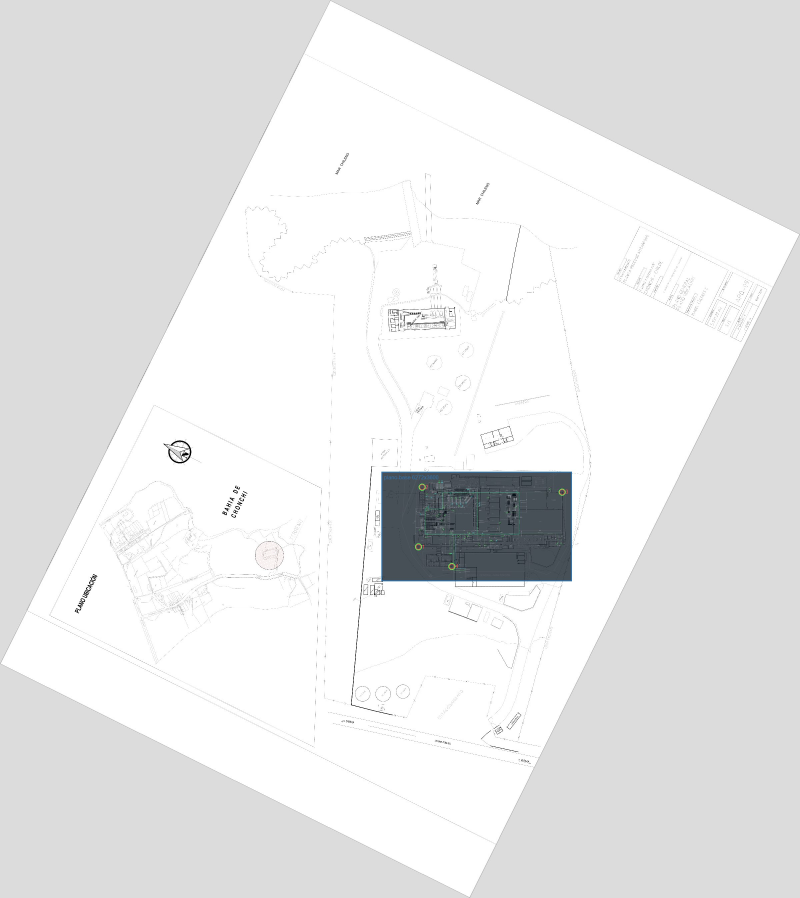
#> input picture scripts/recinto-expansion/thumbs/validate_overlay.jpg, 2400 x 2693 px, given in place of recinto completo.png, which was not available (shown at 1/3 size)
$ python validate-visual.py
#> lines starting #> are read from the running program, lines starting #| are printed output that depends on the picture; pictures that were not available may be replaced by others from this repository, and a replacement may not be noted
"""Fase 1 paso final — validacion visual de la transformacion afin.

Aplica la matriz afin al recinto, lo coloca en coords del plano-base, y
genera 3 imagenes de validacion:

  1. composite_overlay.jpg
     Recinto transformado en el bbox que incluye TANTO el recinto entero
     COMO el plano-base. El plano-base se superpone con alpha 0.7 en su
     posicion (0,0)-(6272,3600) DENTRO del bbox global. Se debe ver:
       - El recinto (gris) cubriendo todo el predio
       - El plano-base (oscuro con cañerias verdes) ENCIMA, calzando con el
         edificio en el recinto
     Si el edificio del plano-base se ve PEGADO al edificio del recinto -> OK.

  2. composite_building_zoom.jpg
     Crop centrado en el edificio (en coords del plano-base 0,0..6272,3600),
     mostrando solo esa region a mayor resolucion para verificar alineamiento.

  3. composite_corner_grid.jpg
     Igual al anterior pero con los 4 puntos clickeados marcados en ambas
     fuentes (recinto y plano-base), para validar que cada par coincide.

Salida en thumbs/ con prefijo 'validate_'.

Tecnica:
- PIL Image.transform(METHOD=AFFINE) usa la matriz INVERSA (output->input).
- Calculo la inversa de la afin y se la paso. Tambien escalo todo a 1/8 de
  la resolucion original del plano-base para que las imagenes pesen poco.
"""
import json, os, math
import numpy as np
from PIL import Image, ImageDraw, ImageFont

Image.MAX_IMAGE_PIXELS = None

ROOT = os.path.dirname(os.path.abspath(__file__))
OUT_DIR = os.path.join(ROOT, "thumbs")
os.makedirs(OUT_DIR, exist_ok=True)

# Inputs
RECINTO_SRC = r"C:\Users\pc hp\OneDrive\ANTARFOOD\Mapas\recinto completo.png"
PLANO_SRC = r"D:\a\APP leventamiento de insidencias en planta\apps\pwa\public\planos-aguas-assets\plano-base-dark.png"

with open(os.path.join(ROOT, "transform.json"), "r", encoding="utf-8") as f:
#> (reads scripts/recinto-expansion/transform.json from the repository)
    tr = json.load(f)
with open(os.path.join(ROOT, "points.json"), "r", encoding="utf-8") as f:
#> (reads scripts/recinto-expansion/points.json from the repository)
    pts = json.load(f)

a, b, c, d, e, f_ = (tr["matrix"][k] for k in "abcdef")
# Matriz forward: (x_plano, y_plano) = M * (x_recinto, y_recinto) + t
# Para PIL Image.transform AFFINE necesitamos la INVERSA: dado un pixel
# (x_dst, y_dst) en el output, devuelve (x_src, y_src) del input.

# Bbox total: union de plano-base (0,0)-(6272,3600) con recinto transformado
bb = tr["bbox_in_plano_coords"]
global_xmin = min(0, bb["x_min"])
global_ymin = min(0, bb["y_min"])
global_xmax = max(6272, bb["x_max"])
global_ymax = max(3600, bb["y_max"])
gW = global_xmax - global_xmin
gH = global_ymax - global_ymin
print(f"Bbox global (en coords plano-base): ({global_xmin:.1f},{global_ymin:.1f}) - ({global_xmax:.1f},{global_ymax:.1f})  size {gW:.0f}x{gH:.0f}")

# Reduzco a un canvas con ancho objetivo 2400 px para que la imagen pese poco
TARGET_W = 2400
DS = TARGET_W / gW  # downsample factor (display/global)
cw, ch = int(round(gW * DS)), int(round(gH * DS))
print(f"Canvas display: {cw}x{ch}  ds={DS:.5f}")

# Helper: coords plano-base (real) -> canvas display (px)
def p2c(x, y):
    return ((x - global_xmin) * DS, (y - global_ymin) * DS)

# 1) Renderizar el RECINTO en el canvas display
# La transformacion forward T mapea recinto -> plano. Quiero pintar
# cada pixel del canvas leyendo del recinto.
# Composicion total (output canvas -> recinto):
#   canvas (cx, cy) -> plano (px, py) = (cx/DS + global_xmin, cy/DS + global_ymin)
#   plano (px, py) -> recinto (rx, ry) = T^-1 (px, py)
# T es afin 2D. Matriz 2x3 forward:
M = np.array([[a, b, e],
              [c, d, f_],
              [0, 0, 1]], dtype=float)
Minv = np.linalg.inv(M)
print("M (recinto->plano):")
print(M[:2])
print("M^-1 (plano->recinto):")
print(Minv[:2])

# Para PIL: Image.transform(size, AFFINE, (a,b,c,d,e,f)) usa la matriz inversa
# (output -> input) en formato (x_in = a*x_out + b*y_out + c; y_in = d*x_out + e*y_out + f).
# Nuestra transformacion de output canvas -> recinto es:
#   x_recinto = M_inv * [cx/DS + xmin, cy/DS + ymin, 1]
# Lo expreso como afin de output canvas (cx, cy) -> recinto:
#   x_rec = (Minv[0,0]/DS) * cx + (Minv[0,1]/DS) * cy + (Minv[0,0]*global_xmin + Minv[0,1]*global_ymin + Minv[0,2])
#   y_rec = (Minv[1,0]/DS) * cx + (Minv[1,1]/DS) * cy + (Minv[1,0]*global_xmin + Minv[1,1]*global_ymin + Minv[1,2])
A_pil = Minv[0,0] / DS
B_pil = Minv[0,1] / DS
C_pil = Minv[0,0] * global_xmin + Minv[0,1] * global_ymin + Minv[0,2]
D_pil = Minv[1,0] / DS
E_pil = Minv[1,1] / DS
F_pil = Minv[1,0] * global_xmin + Minv[1,1] * global_ymin + Minv[1,2]

# Reduzco el recinto antes de transformar para que PIL no tenga que samplear
# desde una imagen de 18725 px. Uso un downsample del recinto y compenso en M.
# Para mayor calidad, uso 0.5x del recinto (= 9362 px lado largo).
RECINTO_DS = 0.5
recinto = Image.open(RECINTO_SRC).convert("RGB")
#> recinto is the input picture: PIL image 2400x2693 RGB; mean R, G, B 232.5, 232.8, 233.1
new_recinto_size = (int(recinto.size[0] * RECINTO_DS), int(recinto.size[1] * RECINTO_DS))
#> new_recinto_size = (1200, 1346)
recinto = recinto.resize(new_recinto_size, Image.LANCZOS)
#> recinto: PIL image 1200x1346 RGB
print(f"recinto reducido a {recinto.size}")
#| recinto reducido a (1200, 1346)
# Ajusto Minv para trabajar con recinto reducido: si downsampled, las coords
# de recinto deben ser x_red = x_rec * RECINTO_DS
# x_red = RECINTO_DS * (A*cx + B*cy + C)
A_pil2 = A_pil * RECINTO_DS
B_pil2 = B_pil * RECINTO_DS
C_pil2 = C_pil * RECINTO_DS
D_pil2 = D_pil * RECINTO_DS
E_pil2 = E_pil * RECINTO_DS
F_pil2 = F_pil * RECINTO_DS

recinto_warped = recinto.transform(
    (cw, ch),
    Image.AFFINE,
    (A_pil2, B_pil2, C_pil2, D_pil2, E_pil2, F_pil2),
    resample=Image.BILINEAR,
    fillcolor=(220, 220, 220),
)
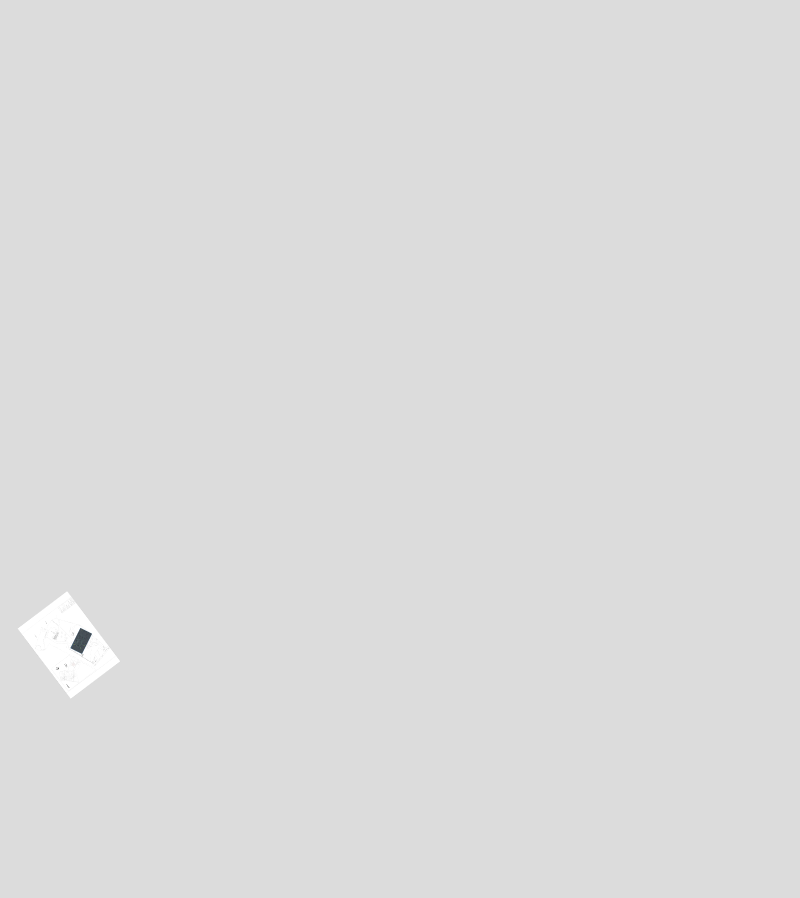
#> recinto_warped: PIL image 2400x2693 RGB (shown at 1/3 size); mean R, G, B 220.2, 220.2, 220.2
print("recinto warpeado al canvas")

# 2) Plano-base reducido y colocado en su posicion (0,0)-(6272,3600) dentro del canvas
plano = Image.open(PLANO_SRC).convert("RGB")
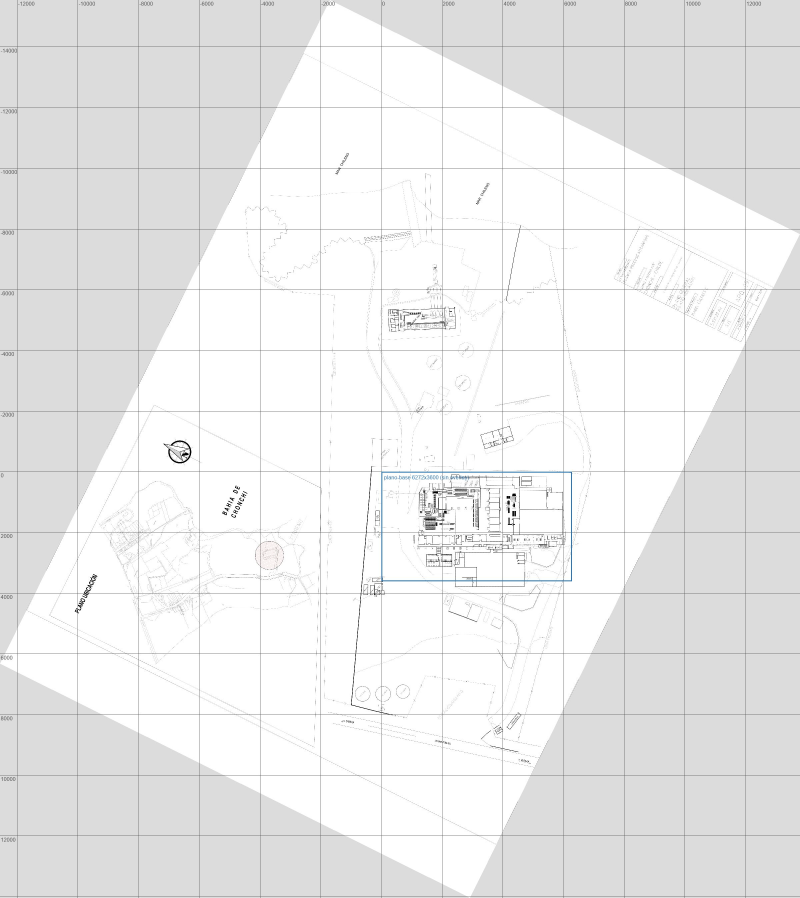
#> input picture scripts/recinto-expansion/thumbs/validate_panoramic.jpg, 2400 x 2693 px, given in place of plano-base-dark.png, which was not available (shown at 1/3 size)
#> plano is the input picture: PIL image 2400x2693 RGB; mean R, G, B 235.5, 235.6, 235.6
plano_target_w = int(round(6272 * DS))
plano_target_h = int(round(3600 * DS))
plano_small = plano.resize((plano_target_w, plano_target_h), Image.LANCZOS)
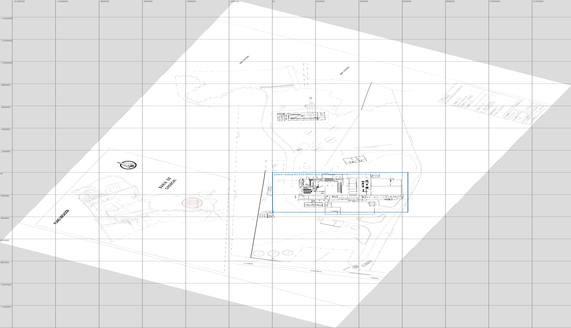
#> plano_small: PIL image 571x328 RGB; mean R, G, B 235.2, 235.3, 235.4
plano_offset = (int(round((0 - global_xmin) * DS)), int(round((0 - global_ymin) * DS)))
print(f"plano-base posicion en canvas: {plano_offset}, size {plano_small.size}")
#| plano-base posicion en canvas: (1144, 1415), size (571, 328)

# === Composite 1: overlay con alpha ===
canvas = recinto_warped.copy()
# Pego plano-base con alpha 0.75 (mezclo manualmente con su region)
region_box = (plano_offset[0], plano_offset[1], plano_offset[0]+plano_small.size[0], plano_offset[1]+plano_small.size[1])
#> region_box = (1144, 1415, 1715, 1743)
underlay = canvas.crop(region_box)
#> underlay: PIL image 571x328 RGB; every value is 220
mixed = Image.blend(underlay, plano_small, alpha=0.75)
canvas.paste(mixed, region_box)

# Dibujo los 4 puntos
draw = ImageDraw.Draw(canvas)
try:
    font = ImageFont.truetype("arial.ttf", 16)
except Exception:
    font = ImageFont.load_default()
for p in pts["points"]:
    # En coords del recinto, donde cae en el plano via M:
    rx, ry = p["recinto"]["x"], p["recinto"]["y"]
    px_pred = M[0,0]*rx + M[0,1]*ry + M[0,2]
    py_pred = M[1,0]*rx + M[1,1]*ry + M[1,2]
    cx, cy = p2c(px_pred, py_pred)
    # Tambien dibujo el punto real del plano (clickeado por el usuario)
    pxr, pyr = p["plano"]["x"], p["plano"]["y"]
    cxr, cyr = p2c(pxr, pyr)
    # circle predicho (rojo)
    r = 8
    draw.ellipse((cx-r, cy-r, cx+r, cy+r), outline=(255, 80, 80), width=2)
    # circle real (verde)
    draw.ellipse((cxr-r-2, cyr-r-2, cxr+r+2, cyr+r+2), outline=(80, 255, 80), width=2)
    draw.text((cx+10, cy-10), str(p["idx"]), fill=(255, 80, 80), font=font)

# Marco del plano-base (rectangulo aqua)
draw.rectangle(region_box, outline=(46, 117, 182), width=3)
draw.text((region_box[0]+8, region_box[1]+8), "plano-base 6272x3600", fill=(46, 117, 182), font=font)

# Marco del recinto entero (gris)
rW, rH = pts["sources"]["recinto"]["orig_w"], pts["sources"]["recinto"]["orig_h"]
rect_corners = [(0,0), (rW, 0), (rW, rH), (0, rH)]
rect_pts = []
for rx, ry in rect_corners:
    px = M[0,0]*rx + M[0,1]*ry + M[0,2]
    py = M[1,0]*rx + M[1,1]*ry + M[1,2]
    rect_pts.append(p2c(px, py))
draw.polygon(rect_pts, outline=(180, 180, 180), width=2)

out1 = os.path.join(OUT_DIR, "validate_overlay.jpg")
canvas.save(out1, "JPEG", quality=85, optimize=True)
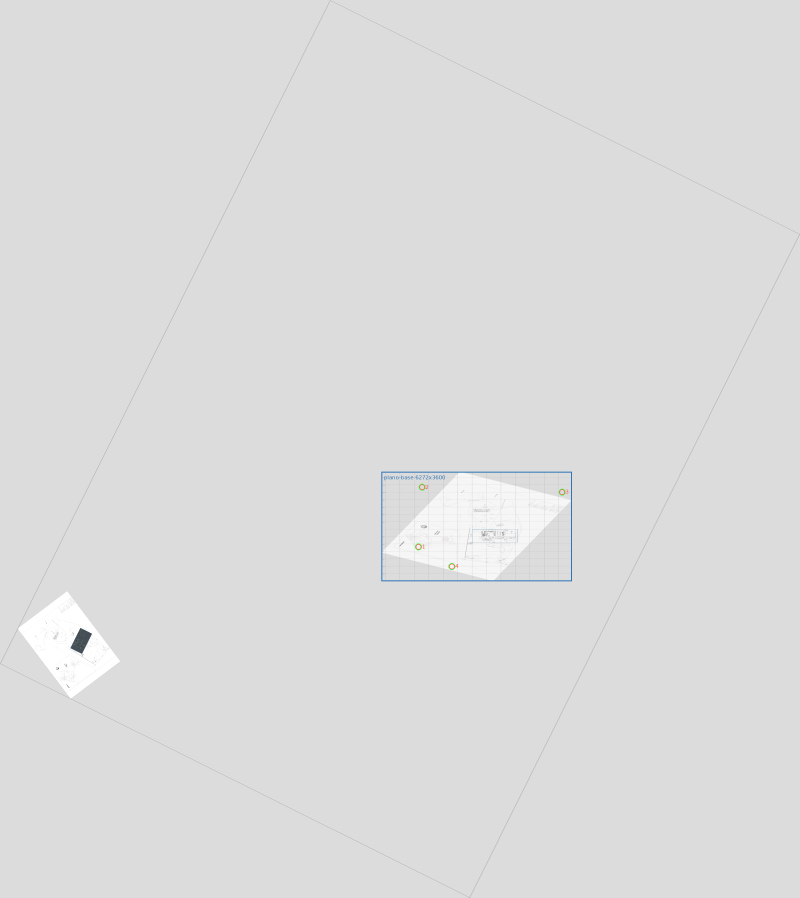
#> saved as validate_overlay.jpg: PIL image 2400x2693 RGB (shown at 1/3 size); mean R, G, B 220.3, 220.3, 220.4
print(f"saved {out1}")

# === Composite 2: zoom solo al bbox del plano-base ===
# Crop al rectangulo del plano-base (mas un margen para contexto)
margin = int(round(min(plano_target_w, plano_target_h) * 0.2))
crop_box = (
    max(0, region_box[0]-margin),
    max(0, region_box[1]-margin),
    min(cw, region_box[2]+margin),
    min(ch, region_box[3]+margin),
)
#> crop_box = (1078, 1349, 1781, 1809)
zoom = canvas.crop(crop_box)
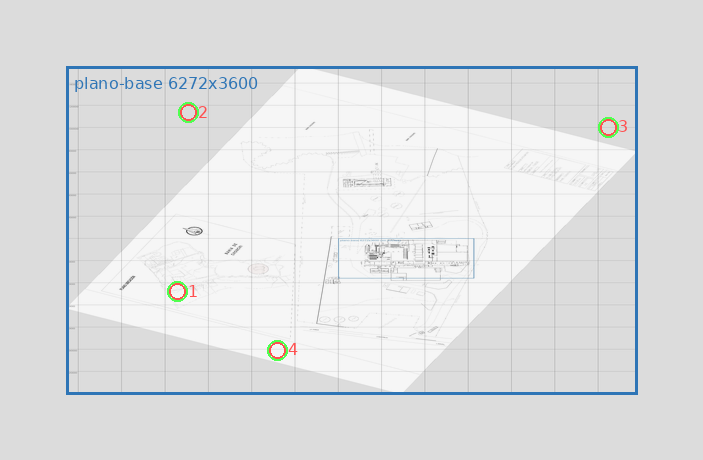
#> zoom: PIL image 703x460 RGB; mean R, G, B 223.2, 224.5, 225.5
out2 = os.path.join(OUT_DIR, "validate_zoom_edificio.jpg")
zoom.save(out2, "JPEG", quality=90, optimize=True)
print(f"saved {out2}  ({zoom.size[0]}x{zoom.size[1]})")
#| saved scripts/recinto-expansion/thumbs/validate_zoom_edificio.jpg  (703x460)

# === Composite 3: vista panoramica con grilla cada 2000 px del plano ===
panoramic = recinto_warped.copy()
draw3 = ImageDraw.Draw(panoramic)
# Grilla cada 2000 px del plano-base
for x in range(int(global_xmin // 2000)*2000, int(global_xmax) + 2000, 2000):
    x_canvas = (x - global_xmin) * DS
    if 0 <= x_canvas <= cw:
        draw3.line([(x_canvas, 0), (x_canvas, ch)], fill=(80, 80, 80), width=1)
        draw3.text((x_canvas+2, 2), str(x), fill=(80, 80, 80), font=font)
for y in range(int(global_ymin // 2000)*2000, int(global_ymax) + 2000, 2000):
    y_canvas = (y - global_ymin) * DS
    if 0 <= y_canvas <= ch:
        draw3.line([(0, y_canvas), (cw, y_canvas)], fill=(80, 80, 80), width=1)
        draw3.text((2, y_canvas+2), str(y), fill=(80, 80, 80), font=font)
# Marco del plano-base
draw3.rectangle(region_box, outline=(46, 117, 182), width=3)
draw3.text((region_box[0]+8, region_box[1]+8), "plano-base 6272x3600 (sin overlay)", fill=(46, 117, 182), font=font)
out3 = os.path.join(OUT_DIR, "validate_panoramic.jpg")
panoramic.save(out3, "JPEG", quality=80, optimize=True)
print(f"saved {out3}")

print()
print("OK. Mira:")
print(f"  1. {out1}  (overlay alpha, edificio debe calzar)")
print(f"  2. {out2}  (zoom al edificio)")
print(f"  3. {out3}  (panoramica completa del recinto con marco del plano)")
